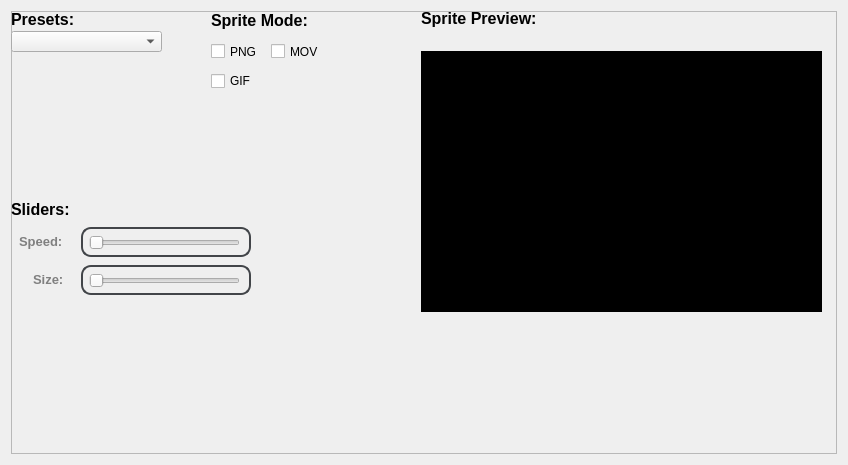
                   <widget class="QWidget" name="scrollAreaWidgetContents_2">
                    <property name="geometry">
                     <rect>
                      <x>0</x>
                      <y>0</y>
                      <width>848</width>
                      <height>465</height>
                     </rect>
                    </property>
                    <layout class="QHBoxLayout" name="horizontalLayout_14">
                     <item>
                      <widget class="QFrame" name="frame_12">
                       <property name="minimumSize">
                        <size>
                         <width>800</width>
                         <height>300</height>
                        </size>
                       </property>
                       <property name="frameShape">
                        <enum>QFrame::StyledPanel</enum>
                       </property>
                       <property name="frameShadow">
                        <enum>QFrame::Raised</enum>
                       </property>
                       <widget class="QCheckBox" name="pngCheckbox">
                        <property name="geometry">
                         <rect>
                          <x>200</x>
                          <y>30</y>
                          <width>61</width>
                          <height>21</height>
                         </rect>
                        </property>
                        <property name="minimumSize">
                         <size>
                          <width>0</width>
                          <height>0</height>
                         </size>
                        </property>
                        <property name="font">
                         <font>
                          <weight>50</weight>
                          <bold>false</bold>
                         </font>
                        </property>
                        <property name="styleSheet">
                         <string notr="true"/>
                        </property>
                        <property name="text">
                         <string>PNG</string>
                        </property>
                        <property name="iconSize">
                         <size>
                          <width>25</width>
                          <height>20</height>
                         </size>
                        </property>
                        <property name="checkable">
                         <bool>true</bool>
                        </property>
                        <property name="checked">
                         <bool>false</bool>
                        </property>
                       </widget>
                       <widget class="QCheckBox" name="gifCheckbox">
                        <property name="geometry">
                         <rect>
                          <x>200</x>
                          <y>50</y>
                          <width>71</width>
                          <height>40</height>
                         </rect>
                        </property>
                        <property name="minimumSize">
                         <size>
                          <width>0</width>
                          <height>0</height>
                         </size>
                        </property>
                        <property name="maximumSize">
                         <size>
                          <width>16777215</width>
                          <height>16777215</height>
                         </size>
                        </property>
                        <property name="font">
                         <font>
                          <weight>50</weight>
                          <bold>false</bold>
                         </font>
                        </property>
                        <property name="styleSheet">
                         <string notr="true"/>
                        </property>
                        <property name="text">
                         <string>GIF</string>
                        </property>
                        <property name="iconSize">
                         <size>
                          <width>25</width>
                          <height>20</height>
                         </size>
                        </property>
                       </widget>
                       <widget class="QCheckBox" name="movCheckbox">
                        <property name="geometry">
                         <rect>
                          <x>260</x>
                          <y>30</y>
                          <width>71</width>
                          <height>21</height>
                         </rect>
                        </property>
                        <property name="minimumSize">
                         <size>
                          <width>0</width>
                          <height>0</height>
                         </size>
                        </property>
                        <property name="maximumSize">
                         <size>
                          <width>16777215</width>
                          <height>16777215</height>
                         </size>
                        </property>
                        <property name="font">
                         <font>
                          <weight>50</weight>
                          <bold>false</bold>
                         </font>
                        </property>
                        <property name="styleSheet">
                         <string notr="true"/>
                        </property>
                        <property name="text">
                         <string>MOV</string>
                        </property>
                        <property name="iconSize">
                         <size>
                          <width>25</width>
                          <height>20</height>
                         </size>
                        </property>
                       </widget>
                       <widget class="QLabel" name="label_22">
                        <property name="geometry">
                         <rect>
                          <x>0</x>
                          <y>0</y>
                          <width>91</width>
                          <height>16</height>
                         </rect>
                        </property>
                        <property name="font">
                         <font>
                          <pointsize>12</pointsize>
                          <weight>75</weight>
                          <bold>true</bold>
                         </font>
                        </property>
                        <property name="text">
                         <string>Presets:</string>
                        </property>
                       </widget>
                       <widget class="QLabel" name="label_23">
                        <property name="geometry">
                         <rect>
                          <x>200</x>
                          <y>0</y>
                          <width>141</width>
                          <height>19</height>
                         </rect>
                        </property>
                        <property name="font">
                         <font>
                          <pointsize>12</pointsize>
                          <weight>75</weight>
                          <bold>true</bold>
                         </font>
                        </property>
                        <property name="text">
                         <string>Sprite Mode:</string>
                        </property>
                       </widget>
                       <widget class="QComboBox" name="comboBox">
                        <property name="geometry">
                         <rect>
                          <x>0</x>
                          <y>20</y>
                          <width>151</width>
                          <height>21</height>
                         </rect>
                        </property>
                        <property name="styleSheet">
                         <string notr="true"/>
                        </property>
                       </widget>
                       <widget class="QLabel" name="label_24">
                        <property name="geometry">
                         <rect>
                          <x>0</x>
                          <y>190</y>
                          <width>81</width>
                          <height>16</height>
                         </rect>
                        </property>
                        <property name="font">
                         <font>
                          <pointsize>12</pointsize>
                          <weight>75</weight>
                          <bold>true</bold>
                         </font>
                        </property>
                        <property name="text">
                         <string>Sliders:</string>
                        </property>
                       </widget>
                       <widget class="QLabel" name="label_25">
                        <property name="geometry">
                         <rect>
                          <x>8</x>
                          <y>222</y>
                          <width>71</width>
                          <height>16</height>
                         </rect>
                        </property>
                        <property name="font">
                         <font>
                          <pointsize>10</pointsize>
                          <weight>75</weight>
                          <bold>true</bold>
                         </font>
                        </property>
                        <property name="styleSheet">
                         <string notr="true">color: gray;</string>
                        </property>
                        <property name="text">
                         <string>Speed:</string>
                        </property>
                       </widget>
                       <widget class="QLabel" name="label_26">
                        <property name="geometry">
                         <rect>
                          <x>22</x>
                          <y>260</y>
                          <width>41</width>
                          <height>16</height>
                         </rect>
                        </property>
                        <property name="font">
                         <font>
                          <pointsize>10</pointsize>
                          <weight>75</weight>
                          <bold>true</bold>
                         </font>
                        </property>
                        <property name="styleSheet">
                         <string notr="true">color: gray;</string>
                        </property>
                        <property name="text">
                         <string>Size:</string>
                        </property>
                       </widget>
                       <widget class="QFrame" name="frame_11">
                        <property name="geometry">
                         <rect>
                          <x>70</x>
                          <y>216</y>
                          <width>170</width>
                          <height>30</height>
                         </rect>
                        </property>
                        <property name="styleSheet">
                         <string notr="true">border: 2px solid #424549;
border-radius: 10px;</string>
                        </property>
                        <property name="frameShape">
                         <enum>QFrame::StyledPanel</enum>
                        </property>
                        <property name="frameShadow">
                         <enum>QFrame::Raised</enum>
                        </property>
                        <widget class="QSlider" name="horizontalSlider">
                         <property name="geometry">
                          <rect>
                           <x>8</x>
                           <y>5</y>
                           <width>151</width>
                           <height>22</height>
                          </rect>
                         </property>
                         <property name="styleSheet">
                          <string notr="true">border: 0px;</string>
                         </property>
                         <property name="orientation">
                          <enum>Qt::Horizontal</enum>
                         </property>
                        </widget>
                       </widget>
                       <widget class="QFrame" name="frame_13">
                        <property name="geometry">
                         <rect>
                          <x>70</x>
                          <y>254</y>
                          <width>170</width>
                          <height>30</height>
                         </rect>
                        </property>
                        <property name="styleSheet">
                         <string notr="true">border: 2px solid #424549;
border-radius: 10px;</string>
                        </property>
                        <property name="frameShape">
                         <enum>QFrame::StyledPanel</enum>
                        </property>
                        <property name="frameShadow">
                         <enum>QFrame::Raised</enum>
                        </property>
                        <widget class="QSlider" name="horizontalSlider_8">
                         <property name="geometry">
                          <rect>
                           <x>8</x>
                           <y>5</y>
                           <width>151</width>
                           <height>22</height>
                          </rect>
                         </property>
                         <property name="styleSheet">
                          <string notr="true">border: 0px;</string>
                         </property>
                         <property name="orientation">
                          <enum>Qt::Horizontal</enum>
                         </property>
                        </widget>
                       </widget>
                       <widget class="QFrame" name="frame_15">
                        <property name="geometry">
                         <rect>
                          <x>410</x>
                          <y>40</y>
                          <width>401</width>
                          <height>261</height>
                         </rect>
                        </property>
                        <property name="styleSheet">
                         <string notr="true">background-color: black;</string>
                        </property>
                        <property name="frameShape">
                         <enum>QFrame::StyledPanel</enum>
                        </property>
                        <property name="frameShadow">
                         <enum>QFrame::Raised</enum>
                        </property>
                        <widget class="QLabel" name="label_33">
                         <property name="geometry">
                          <rect>
                           <x>90</x>
                           <y>110</y>
                           <width>221</width>
                           <height>20</height>
                          </rect>
                         </property>
                         <property name="font">
                          <font>
                           <pointsize>12</pointsize>
                           <weight>75</weight>
                           <bold>true</bold>
                          </font>
                         </property>
                         <property name="text">
                          <string>WORK IN PROGRESS</string>
                         </property>
                        </widget>
                       </widget>
                       <widget class="QLabel" name="label_28">
                        <property name="geometry">
                         <rect>
                          <x>410</x>
                          <y>-8</y>
                          <width>161</width>
                          <height>31</height>
                         </rect>
                        </property>
                        <property name="font">
                         <font>
                          <pointsize>12</pointsize>
                          <weight>75</weight>
                          <bold>true</bold>
                         </font>
                        </property>
                        <property name="text">
                         <string>Sprite Preview:</string>
                        </property>
                       </widget>
                      </widget>
                     </item>
                    </layout>
                   </widget>
